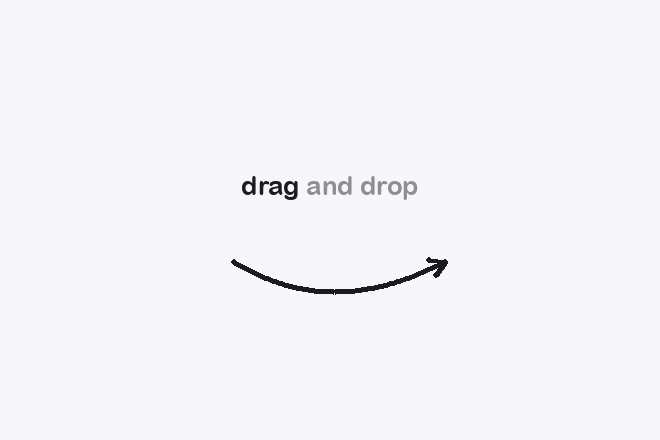

Source code (Python):
#!/usr/bin/env python3
"""The disk image's backdrop: "drag and drop", and an arrow from the app to Applications.

Drawn at 1x and 2x and folded into one TIFF, which is how the Finder picks the sharp
one on a Retina display. Run once after changing it and commit the outputs:

    python3 packaging/dmg/background.py

The window is 660 by 440 points; the app icon sits at (150, 185) and the Applications
link at (510, 185) — package.sh places them there, so the words sit between the icons
at their height and the arrow passes between the two labels.
"""
import subprocess
from pathlib import Path

from PIL import Image, ImageDraw, ImageFont

HERE = Path(__file__).parent
W, H = 660, 440
INK = (28, 28, 30)          # the app icon's black
SOFT = (142, 142, 147)      # the label grey the app uses
PAPER = (247, 247, 249)


def draw(scale: int) -> Image.Image:
    s = scale
    img = Image.new("RGB", (W * s, H * s), PAPER)
    d = ImageDraw.Draw(img)

    font = ImageFont.truetype("/System/Library/Fonts/Supplemental/Arial Rounded Bold.ttf", 26 * s)
    first, rest = "drag ", "and drop"
    w1 = d.textlength(first, font=font)
    w2 = d.textlength(rest, font=font)
    x = (W * s - (w1 + w2)) / 2
    y = 185 * s
    d.text((x, y), first, font=font, fill=INK, anchor="lm")
    d.text((x + w1, y), rest, font=font, fill=SOFT, anchor="lm")

    # A curve that dips between the two labels, ending in an arrowhead.
    x0, y0, x1, y1 = 234 * s, 262 * s, 445 * s, 262 * s
    cx, cy = 330 * s, 322 * s
    pts = []
    for i in range(0, 101):
        t = i / 100
        px = (1 - t) ** 2 * x0 + 2 * (1 - t) * t * cx + t * t * x1
        py = (1 - t) ** 2 * y0 + 2 * (1 - t) * t * cy + t * t * y1
        pts.append((px, py))
    d.line(pts, fill=INK, width=5 * s, joint="curve")
    # Round the tail.
    r = 2.5 * s
    d.ellipse((x0 - r, y0 - r, x0 + r, y0 + r), fill=INK)
    # The head: two strokes back from the tip along the curve's final direction.
    import math
    tx, ty = pts[-1]
    px, py = pts[-8]
    ang = math.atan2(ty - py, tx - px)
    length = 16 * s
    for spread in (0.55, -0.55):
        ex = tx - length * math.cos(ang + spread)
        ey = ty - length * math.sin(ang + spread)
        d.line([(tx, ty), (ex, ey)], fill=INK, width=5 * s)
        d.ellipse((ex - r, ey - r, ex + r, ey + r), fill=INK)
    d.ellipse((tx - r, ty - r, tx + r, ty + r), fill=INK)
    return img


if __name__ == "__main__":
    one = HERE / "background.png"
    two = HERE / "background@2x.png"
    draw(1).save(one)
    draw(2).save(two)
    subprocess.run(["tiffutil", "-cathidpicheck", str(one), str(two), "-out", str(HERE / "background.tiff")], check=True)
    print("wrote", one.name, two.name, "background.tiff")
